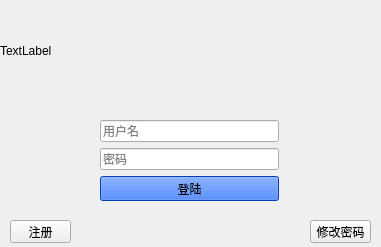
<?xml version="1.0" encoding="UTF-8"?>
<ui version="4.0">
 <class>LoginWidget</class>
 <widget class="QWidget" name="LoginWidget">
  <property name="geometry">
   <rect>
    <x>0</x>
    <y>0</y>
    <width>381</width>
    <height>247</height>
   </rect>
  </property>
  <property name="minimumSize">
   <size>
    <width>381</width>
    <height>247</height>
   </size>
  </property>
  <property name="maximumSize">
   <size>
    <width>381</width>
    <height>247</height>
   </size>
  </property>
  <property name="windowTitle">
   <string>腾讯QQ</string>
  </property>
  <widget class="QPushButton" name="btnUpdate">
   <property name="geometry">
    <rect>
     <x>310</x>
     <y>220</y>
     <width>61</width>
     <height>23</height>
    </rect>
   </property>
   <property name="text">
    <string>修改密码</string>
   </property>
  </widget>
  <widget class="QPushButton" name="btnRegister">
   <property name="geometry">
    <rect>
     <x>10</x>
     <y>220</y>
     <width>61</width>
     <height>23</height>
    </rect>
   </property>
   <property name="text">
    <string>注册</string>
   </property>
  </widget>
  <widget class="QLabel" name="label">
   <property name="geometry">
    <rect>
     <x>0</x>
     <y>0</y>
     <width>381</width>
     <height>101</height>
    </rect>
   </property>
   <property name="text">
    <string>TextLabel</string>
   </property>
  </widget>
  <widget class="QWidget" name="layoutWidget">
   <property name="geometry">
    <rect>
     <x>100</x>
     <y>120</y>
     <width>179</width>
     <height>81</height>
    </rect>
   </property>
   <layout class="QVBoxLayout" name="verticalLayout">
    <item>
     <layout class="QHBoxLayout" name="horizontalLayout">
      <item>
       <widget class="QLineEdit" name="leUsername">
        <property name="placeholderText">
         <string>用户名</string>
        </property>
       </widget>
      </item>
     </layout>
    </item>
    <item>
     <layout class="QHBoxLayout" name="horizontalLayout_2">
      <item>
       <widget class="QLineEdit" name="leUserpwd">
        <property name="text">
         <string/>
        </property>
        <property name="echoMode">
         <enum>QLineEdit::Password</enum>
        </property>
        <property name="placeholderText">
         <string>密码</string>
        </property>
       </widget>
      </item>
     </layout>
    </item>
    <item>
     <widget class="QPushButton" name="btnLogin">
      <property name="statusTip">
       <string/>
      </property>
      <property name="whatsThis">
       <string/>
      </property>
      <property name="styleSheet">
       <string notr="true">background-color: rgb(0, 85, 255);</string>
      </property>
      <property name="text">
       <string>登陆</string>
      </property>
     </widget>
    </item>
   </layout>
  </widget>
 </widget>
 <resources/>
 <connections/>
</ui>
